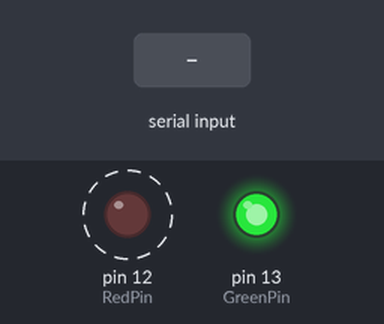
This sketch was run on a simulated Arduino Uno, built with avr-gcc and run on an emulated ATmega328P. On the bench: output pins drawn as LEDs (lit = HIGH). Dashed ring = blinking. The inputs (shaded band) are chosen by the test bench. EEPROM starts erased.

Above: at 1.2 s.
1.3 s: "N" received over Serial
At 3.0 s:
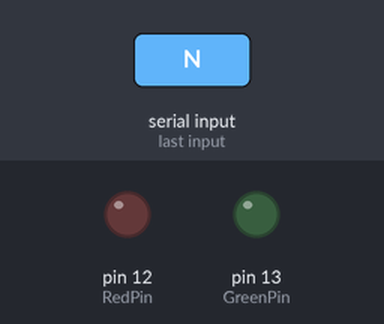
3.6 s: "F" received over Serial
At 4.9 s:
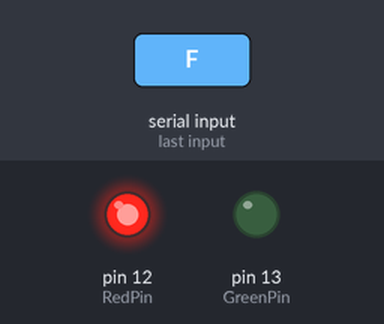
5.2 s: "P" received over Serial
At 6.4 s:
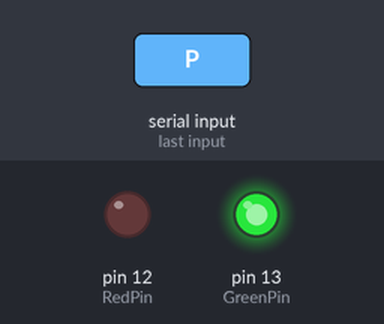
Timing chart, 0 to 8.2 s (numbered marks = the images above; inputs shaded):
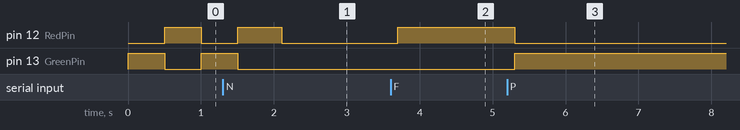

Measured:
- after the input at 1.3 s, pin 13 (GreenPin): goes on until 1.5 s, then stays LOW
- after the input at 3.6 s, pin 12 (RedPin): LOW → HIGH after 0.10 s
- after the input at 5.2 s, pin 12 (RedPin): HIGH → LOW after 0.10 s; pin 13 (GreenPin): LOW → HIGH after 0.10 s

The sketch:

sketch_nov25.ino
```cpp
#include <EEPROM.h>

const int RedPin = 12;     //RED LED connection
const int GreenPin = 13;   //GREEN Led connection
int incomingByte = 'B';         // a variable to read incoming serial data into
int DEBUG = 0;
int addr = 0;
int previous = 'B';


void setup() {
  // initialize serial communication:
  Serial.begin(9600);
  // initialize the LED pin as an output:
  pinMode(RedPin, OUTPUT);
  pinMode(GreenPin, OUTPUT);
  Serial.flush();
  incomingByte = EEPROM.read(addr);

}

void loop() {
  // see if there's incoming serial data:

    incomingByte = EEPROM.read(addr);
    lights_controller(incomingByte);

}

void lights_controller(int incomingByte) {

    // read the oldest byte in the serial buffer:
    if (Serial.available() > 0)
    {
      incomingByte = Serial.read();

      delay(100);
    }

    if (incomingByte == 'F')
    {
      digitalWrite(RedPin, HIGH);
      digitalWrite(GreenPin, LOW);
      EEPROM.write(addr, incomingByte);
      previous = incomingByte;
    }

    else if (incomingByte == 'P')
    {
      digitalWrite(GreenPin, HIGH);
      digitalWrite(RedPin, LOW);
      EEPROM.write(addr, incomingByte);
      previous = incomingByte;
    }

    else if (incomingByte == 'B')
    {
        digitalWrite(GreenPin, HIGH);
        digitalWrite(RedPin, LOW);
        delay(500);
        digitalWrite(GreenPin, LOW);
        digitalWrite(RedPin, HIGH);
        delay(500);
        EEPROM.write(addr, incomingByte);
        previous = incomingByte;
    }

    else if (incomingByte == 'N')
    {
      digitalWrite(GreenPin, LOW);
      digitalWrite(RedPin, LOW);
      EEPROM.write(addr, incomingByte);
      previous = incomingByte;
    }

    else
    {
      EEPROM.write(addr, previous);
    }


}
```
